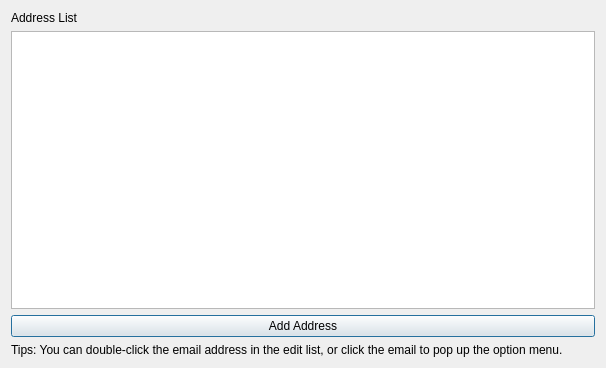
<?xml version="1.0" encoding="UTF-8"?>
<ui version="4.0">
 <class>AddressListEditorDialog</class>
 <widget class="QDialog" name="AddressListEditorDialog">
  <property name="geometry">
   <rect>
    <x>0</x>
    <y>0</y>
    <width>606</width>
    <height>368</height>
   </rect>
  </property>
  <property name="windowTitle">
   <string>Address List Editor</string>
  </property>
  <layout class="QGridLayout" name="gridLayout">
   <item row="0" column="0">
    <layout class="QVBoxLayout" name="verticalLayout">
     <item>
      <widget class="QLabel" name="titleLabel">
       <property name="text">
        <string>Address List</string>
       </property>
      </widget>
     </item>
     <item>
      <widget class="QListWidget" name="addressListWidget">
       <property name="editTriggers">
        <set>QAbstractItemView::EditTrigger::DoubleClicked|QAbstractItemView::EditTrigger::EditKeyPressed</set>
       </property>
       <property name="dragEnabled">
        <bool>true</bool>
       </property>
       <property name="isWrapping" stdset="0">
        <bool>false</bool>
       </property>
       <property name="spacing">
        <number>6</number>
       </property>
      </widget>
     </item>
     <item>
      <widget class="QPushButton" name="addAddressButton">
       <property name="text">
        <string>Add Address</string>
       </property>
      </widget>
     </item>
     <item>
      <widget class="QLabel" name="tipsLabel">
       <property name="text">
        <string>Tips: You can double-click the email address in the edit list, or click the email to pop up the option menu.</string>
       </property>
       <property name="wordWrap">
        <bool>true</bool>
       </property>
      </widget>
     </item>
    </layout>
   </item>
  </layout>
  <action name="actionDelete_Selected_Email_Address">
   <property name="text">
    <string>Delete Selected Email Address</string>
   </property>
  </action>
 </widget>
 <resources/>
 <connections/>
</ui>
